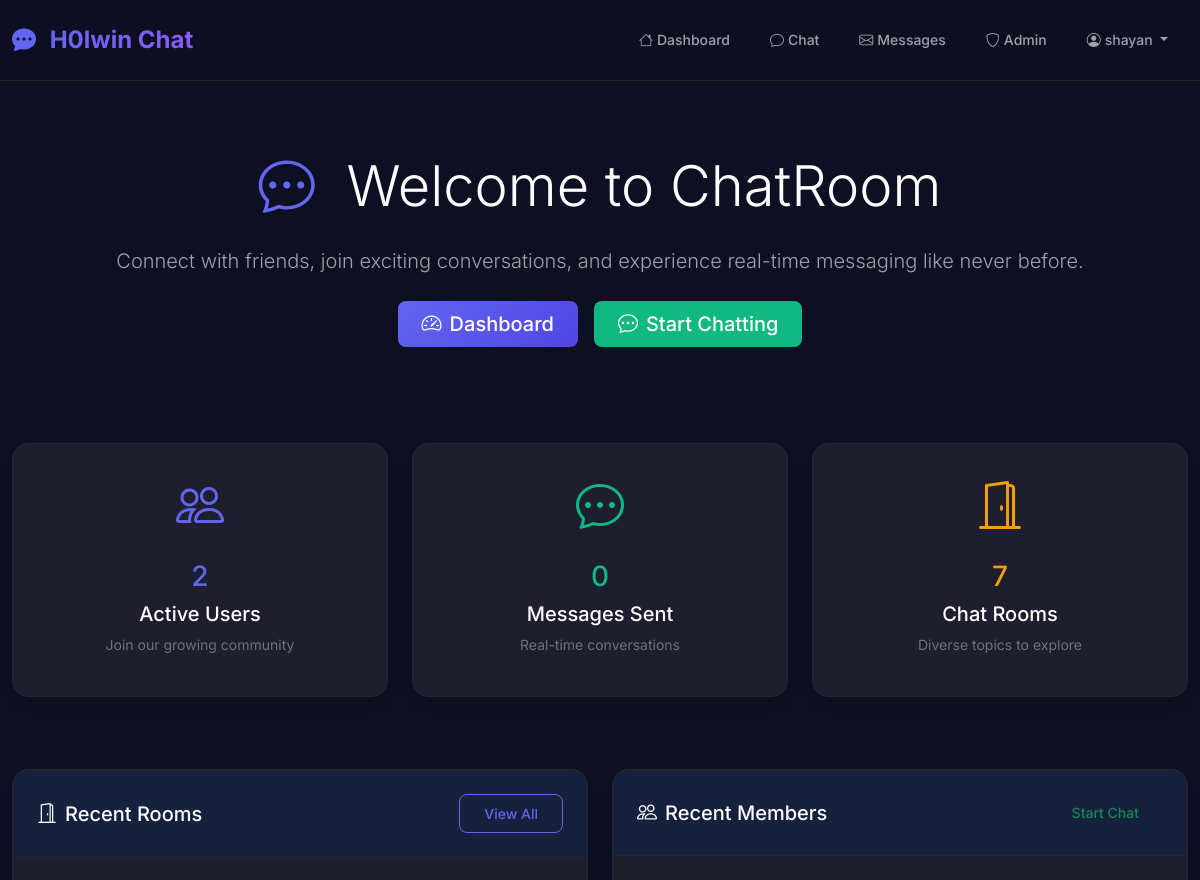
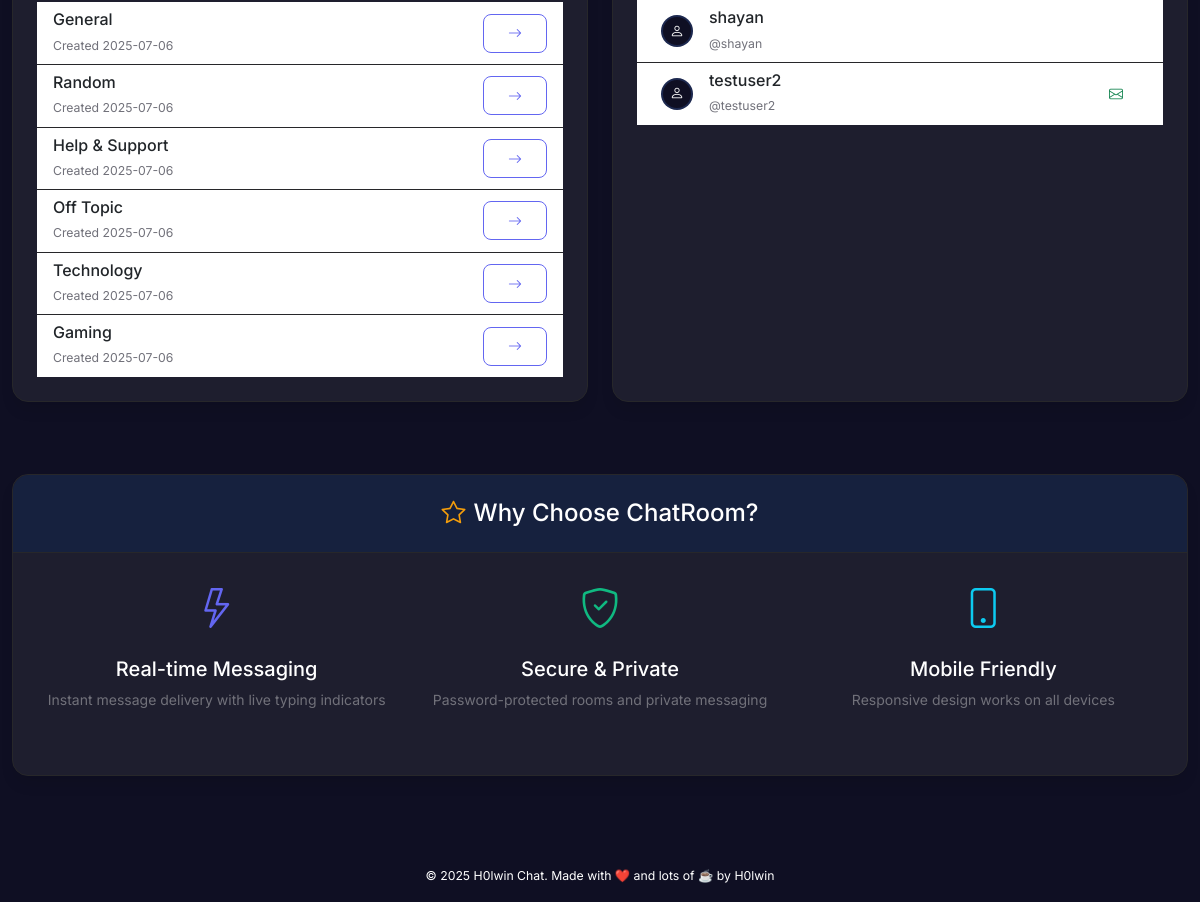
/ (signed in), run on the app's committed database (2 pictures, top to bottom).
### tables this page shows
CREATE TABLE settings (
            key TEXT PRIMARY KEY,
            value TEXT
        );

CREATE TABLE "users" (
                    id INTEGER PRIMARY KEY AUTOINCREMENT,
                    username TEXT UNIQUE NOT NULL,
                    email TEXT UNIQUE NOT NULL,
                    hashed_password TEXT NOT NULL,
                    is_admin INTEGER DEFAULT 0,
                    created_at TIMESTAMP DEFAULT CURRENT_TIMESTAMP
                , display_name TEXT, bio TEXT, birth_date DATE, profile_image TEXT, last_seen TIMESTAMP);

CREATE TABLE rooms (
    id INTEGER PRIMARY KEY AUTOINCREMENT,
    name TEXT UNIQUE NOT NULL,
    slug TEXT UNIQUE NOT NULL,
    created_at TIMESTAMP DEFAULT CURRENT_TIMESTAMP
, password TEXT, hidden BOOLEAN DEFAULT 0);

### backend/app.py (the view)
@app.route('/')
def home():
    with get_db() as conn:
        cur = conn.cursor()
        cur.execute('SELECT COUNT(*) FROM users')
        user_count = cur.fetchone()[0]
        cur.execute('SELECT COUNT(*) FROM messages')
        message_count = cur.fetchone()[0]
        cur.execute('SELECT COUNT(*) FROM rooms')
        room_count = cur.fetchone()[0]
        cur.execute('SELECT name, slug, created_at FROM rooms ORDER BY created_at DESC LIMIT 6')
        recent_rooms = [dict(name=row[0], slug=row[1], created_at=row[2]) for row in cur.fetchall()]
        cur.execute('SELECT username, display_name, created_at FROM users ORDER BY created_at DESC LIMIT 6')
        recent_users = [dict(username=row[0], display_name=row[1] or row[0], created_at=row[2]) for row in cur.fetchall()]
    return render_template('home.html',
                         user_count=user_count,
                         message_count=message_count,
                         room_count=room_count,
                         recent_rooms=recent_rooms,
                         recent_users=recent_users)

### frontend/templates/home.html (shortened to what this page needs)
{% extends 'base.html' %}
{% block content %}
<div class="container-fluid">
    <div class="row mb-5">
        <div class="col-12">
            <div class="text-center py-5">
                <h1 class="display-4 mb-4">
                    <i class="bi bi-chat-dots text-primary me-3"></i>
                    Welcome to ChatRoom
                </h1>
                <p class="lead text-secondary mb-4">
                    Connect with friends, join exciting conversations, and experience real-time messaging like never before.
                </p>
                {% if not current_user.is_authenticated %}
                <div class="d-flex gap-3 justify-content-center">
                    <a href="/login" class="btn btn-primary btn-lg">
                        <i class="bi bi-box-arrow-in-right me-2"></i>Login
                    </a>
                    <a href="/register" class="btn btn-outline-primary btn-lg">
                        <i class="bi bi-person-plus me-2"></i>Register
                    </a>
                </div>
                {% else %}
                <div class="d-flex gap-3 justify-content-center">
                    <a href="/dashboard" class="btn btn-primary btn-lg">
                        <i class="bi bi-speedometer2 me-2"></i>Dashboard
                    </a>
                    <a href="/chat" class="btn btn-success btn-lg">
                        <i class="bi bi-chat-dots me-2"></i>Start Chatting
                    </a>
                </div>
                {% endif %}
            </div>
        </div>
    </div>
    <div class="row mb-5">
        <div class="col-md-4 mb-4">
            <div class="card text-center h-100">
                <div class="card-body">
                    <div class="mb-3">
                        <i class="bi bi-people text-primary" style="font-size: 3rem;"></i>
                    </div>
                    <h3 class="text-primary mb-2">{{ user_count }}</h3>
                    <h5 class="card-title">Active Users</h5>
                    <p class="text-muted">Join our growing community</p>
                </div>
            </div>
        </div>
        <div class="col-md-4 mb-4">
            <div class="card text-center h-100">
                <div class="card-body">
                    <div class="mb-3">
                        <i class="bi bi-chat-dots text-success" style="font-size: 3rem;"></i>
                    </div>
                    <h3 class="text-success mb-2">{{ message_count }}</h3>
                    <h5 class="card-title">Messages Sent</h5>
                    <p class="text-muted">Real-time conversations</p>
                </div>
            </div>
        </div>
        <div class="col-md-4 mb-4">
            <div class="card text-center h-100">
                <div class="card-body">
                    <div class="mb-3">
                        <i class="bi bi-door-open text-warning" style="font-size: 3rem;"></i>
                    </div>
                    <h3 class="text-warning mb-2">{{ room_count }}</h3>
                    <h5 class="card-title">Chat Rooms</h5>
                    <p class="text-muted">Diverse topics to explore</p>
                </div>
            </div>
        </div>
    </div>
    <div class="row">
        <div class="col-md-6 mb-4">
            <div class="card h-100">
                <div class="card-header d-flex justify-content-between align-items-center">
                    <h5 class="mb-0">
                        <i class="bi bi-door-open me-2"></i>Recent Rooms
                    </h5>
                    {% if current_user.is_authenticated %}
                    <a href="/chat" class="btn btn-sm btn-outline-primary">View All</a>
                    {% endif %}
                </div>
                <div class="card-body">
                    {% if recent_rooms %}
                    <div class="list-group list-group-flush">
                        {% for room in recent_rooms %}
                        <div class="list-group-item d-flex justify-content-between align-items-center">
                            <div>
                                <h6 class="mb-1">{{ room.name }}</h6>
                                <small class="text-muted">Created {{ room.created_at.split(' ')[0] }}</small>
                            </div>
                            {% if current_user.is_authenticated %}
                            <a href="/chat/room/{{ room.slug }}" class="btn btn-sm btn-outline-primary">
                                <i class="bi bi-arrow-right"></i>
                            </a>
                            {% endif %}
                        </div>
                        {% endfor %}
                    </div>
                    {% else %}
                    <div class="text-center py-4">
                        <i class="bi bi-door-open text-muted mb-3" style="font-size: 2rem;"></i>
                        <p class="text-muted">No rooms available yet</p>
                    </div>
                    {% endif %}
                </div>
            </div>
        </div>
        <div class="col-md-6 mb-4">
            <div class="card h-100">
                <div class="card-header d-flex justify-content-between align-items-center">
                    <h5 class="mb-0">
                        <i class="bi bi-people me-2"></i>Recent Members
                    </h5>
                    {% if current_user.is_authenticated %}
                    <a href="/pm" class="btn btn-sm btn-outline-success">Start Chat</a>
                    {% endif %}
                </div>
                <div class="card-body">
                    {% if recent_users %}
                    <div class="list-group list-group-flush">
                        {% for user in recent_users %}
                        <div class="list-group-item d-flex justify-content-between align-items-center">
                            <div class="d-flex align-items-center">
                                <div class="avatar-sm bg-primary rounded-circle d-flex align-items-center justify-content-center me-3">
                                    <i class="bi bi-person text-white"></i>
                                </div>
                                <div>
                                    <h6 class="mb-1">{{ user.display_name }}</h6>
                                    <small class="text-muted">@{{ user.username }}</small>
                                </div>
                            </div>
                            {% if current_user.is_authenticated and user.username != current_user.username %}
                            <a href="/pm/{{ user.username }}" class="btn btn-sm btn-outline-success">
                                <i class="bi bi-envelope"></i>
                            </a>
                            {% endif %}
                        </div>
                        {% endfor %}
                    </div>
                    {% else %}
                    <div class="text-center py-4">
                        <i class="bi bi-people text-muted mb-3" style="font-size: 2rem;"></i>
                        <p class="text-muted">No users yet</p>
                    </div>
                    {% endif %}
                </div>
            </div>
        </div>
    </div>
    <div class="row mt-5">
        <div class="col-12">
            <div class="card">
                <div class="card-header text-center">
                    <h4 class="mb-0">
                        <i class="bi bi-star me-2 text-warning"></i>Why Choose ChatRoom?
                    </h4>
                </div>
                <div class="card-body">
                    <div class="row">
                        <div class="col-md-4 mb-4">
                            <div class="text-center">
                                <div class="mb-3">
                                    <i class="bi bi-lightning text-primary" style="font-size: 2.5rem;"></i>
                                </div>
                                <h5>Real-time Messaging</h5>
                                <p class="text-muted">Instant message delivery with live typing indicators</p>
                            </div>
                        </div>
                        <div class="col-md-4 mb-4">
                            <div class="text-center">
                                <div class="mb-3">
                                    <i class="bi bi-shield-check text-success" style="font-size: 2.5rem;"></i>
                                </div>
                                <h5>Secure & Private</h5>
                                <p class="text-muted">Password-protected rooms and private messaging</p>
                            </div>
                        </div>
                        <div class="col-md-4 mb-4">
                            <div class="text-center">
                                <div class="mb-3">
                                    <i class="bi bi-phone text-info" style="font-size: 2.5rem;"></i>
                                </div>
                                <h5>Mobile Friendly</h5>
                                <p class="text-muted">Responsive design works on all devices</p>
                            </div>
                        </div>
                    </div>
                </div>
            </div>
        </div>
    </div>
</div>
{% endblock %}

### frontend/templates/base.html (shortened to what this page needs)
<!DOCTYPE html>
<html lang="en">
<head>
    <link href="https://cdn.jsdelivr.net/npm/bootstrap@5.3.2/dist/css/bootstrap.min.css" rel="stylesheet">
    <link href="https://cdn.jsdelivr.net/npm/bootstrap-icons@1.11.3/font/bootstrap-icons.min.css" rel="stylesheet">
    <link href="/static/css/main.css" rel="stylesheet">
    <link href="/static/css/rtl-support.css" rel="stylesheet">
    <link href="/static/css/spacing.css" rel="stylesheet">
</head>
<body class="app-body">
    <nav class="navbar navbar-expand-lg navbar-dark app-navbar">
        <div class="container-fluid">
            <a class="navbar-brand" href="/">
                <i class="bi bi-chat-dots-fill me-2"></i>
                <span class="brand-text">{{ site_name }}</span>
            </a>
            <div class="collapse navbar-collapse" id="navbarNav">
                <ul class="navbar-nav ms-auto">
                    {% if current_user.is_authenticated %}
                        <li class="nav-item">
                            <a class="nav-link" href="/dashboard">
                                <i class="bi bi-house me-1"></i>Dashboard
                            </a>
                        </li>
                        <li class="nav-item">
                            <a class="nav-link" href="/chat">
                                <i class="bi bi-chat me-1"></i>Chat
                            </a>
                        </li>
                        <li class="nav-item">
                            <a class="nav-link" href="/pm">
                                <i class="bi bi-envelope me-1"></i>Messages
                            </a>
                        </li>
                        {% if current_user.is_admin %}
                        <li class="nav-item">
                            <a class="nav-link admin-link" href="/admin">
                                <i class="bi bi-shield me-1"></i>Admin
                            </a>
                        </li>
                        {% endif %}
                        <li class="nav-item dropdown">
                            <a class="nav-link dropdown-toggle" href="#" role="button" data-bs-toggle="dropdown">
                                <i class="bi bi-person-circle me-1"></i>{{ current_user.username }}
                            </a>
                        </li>
                    {% endif %}
                </ul>
            </div>
        </div>
    </nav>
    <main class="app-main">
        {% block content %}{% endblock %}
    </main>
    <footer class="app-footer text-center py-3 mt-5">
        <small>
            © 2025 {{ site_name }}. Made with ❤️ and lots of ☕ by H0lwin
        </small>
    </footer>
    <div class="toast-container position-fixed bottom-0 end-0 p-3" style="z-index: 1100;">
    </div>
</body>
</html>

### data on the page
settings: value "H0lwin Chat"
users: username "shayan", display_name "shayan"
rooms: name "General", created_at "2025-07-06"
rooms: name "Random", created_at "2025-07-06"
rooms: name "Help & Support", created_at "2025-07-06"
rooms: name "Off Topic", created_at "2025-07-06"
rooms: name "Technology", created_at "2025-07-06"
rooms: name "Gaming", created_at "2025-07-06"
users: display_name "testuser2", username "testuser2"

### other printed values
{{ user_count }} "2"
{{ message_count }} "0"
{{ room_count }} "7"
